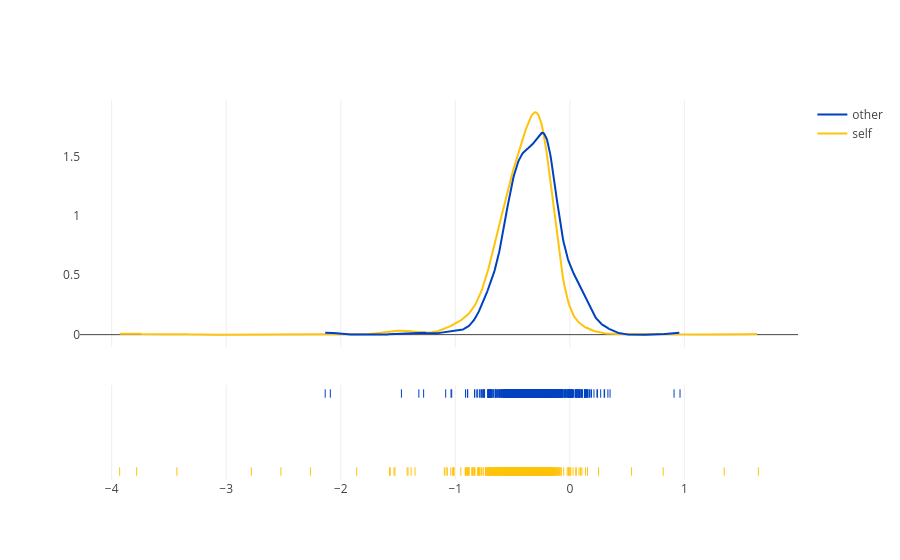
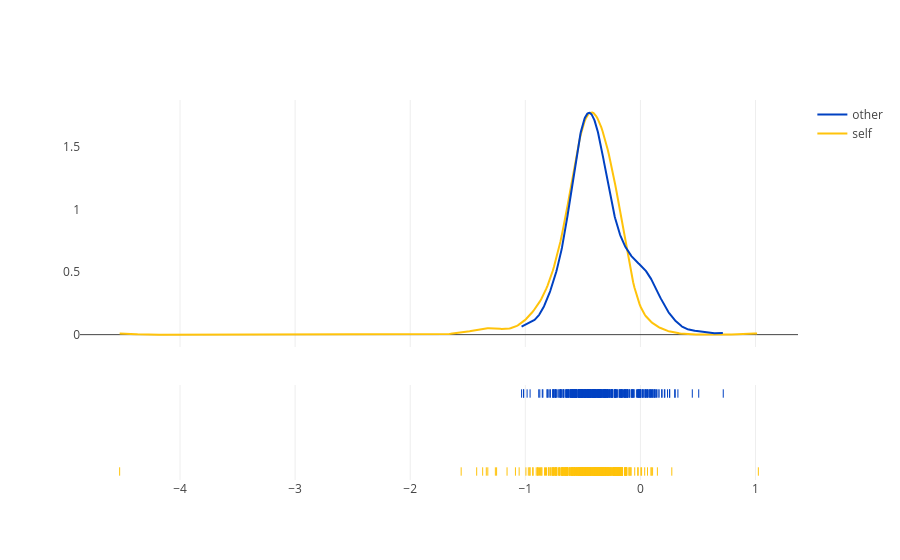
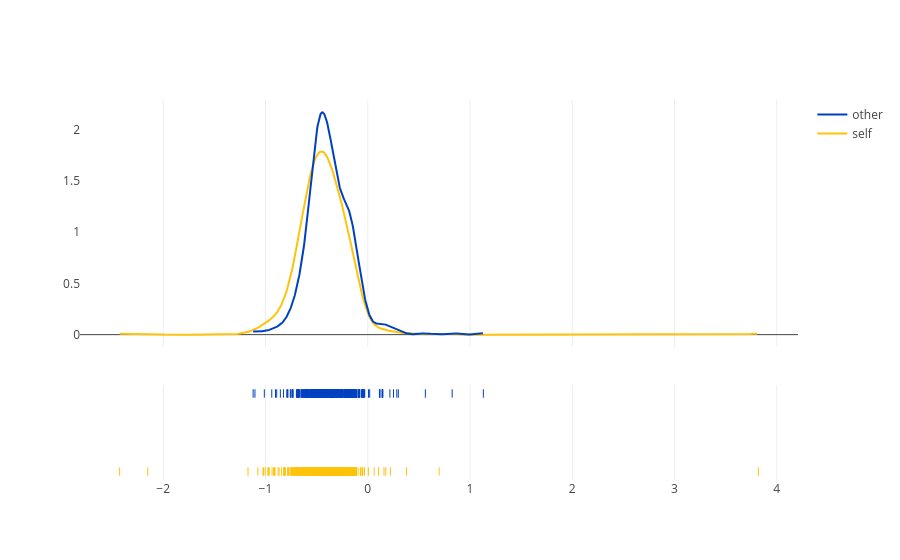
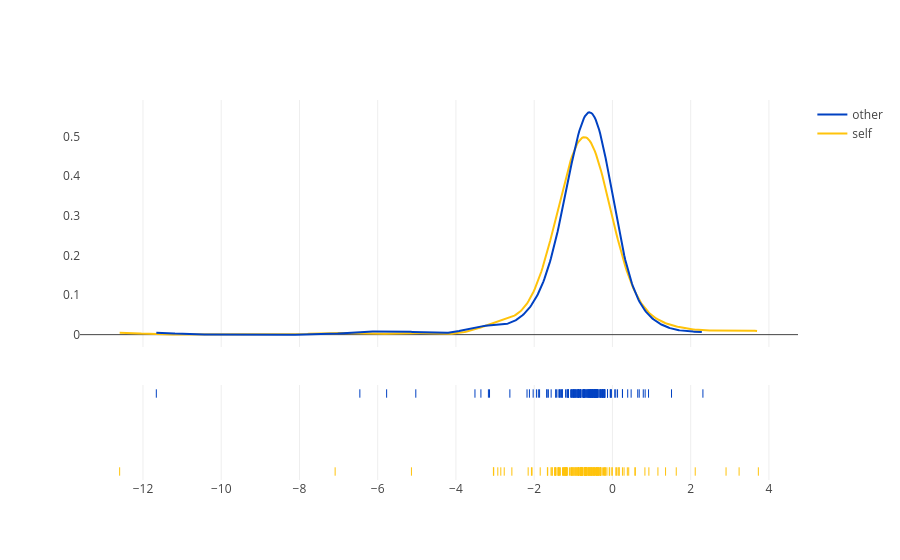

Notebook cell for these charts, in order:
### Code cell
for corpus, plot in zip(df[corpus_col].unique(), figs):
    print(corpus)
    plot.show()
    plot.write_html(os.path.join(DIGITAL_EXCLUSIVE_PATH, corpus+'.html'))
    plot.update_xaxes(range=xaxisrange)
    plot.write_html(os.path.join(PUBLICATION_READY_PATH, corpus+'.html'))
    plot.write_image(os.path.join(PUBLICATION_READY_PATH, corpus+'.png'), scale=5)

### Figure 1 — Plotly figure (JSON) as saved in the notebook; plotly's stock layout.template omitted (floating-point values rounded to 4 significant figures; data arrays with more than 128 entries replaced by an {"elided": "..."} marker saying what was removed)
{"data": [{"legendgroup": "self", "marker": {"color": "#FFC30B"}, "mode": "lines", "name": "self", "showlegend": true, "x": {"elided": "500 float values"}, "xaxis": "x", "y": {"elided": "500 float values"}, "yaxis": "y", "type": "scatter"}, {"legendgroup": "other", "marker": {"color": "#0041C2"}, "mode": "lines", "name": "other", "showlegend": true, "x": {"elided": "500 float values"}, "xaxis": "x", "y": {"elided": "500 float values"}, "yaxis": "y", "type": "scatter"}, {"legendgroup": "self", "marker": {"color": "#FFC30B", "symbol": "line-ns-open"}, "mode": "markers", "name": "self", "showlegend": false, "x": {"elided": "702 float values"}, "xaxis": "x", "y": {"elided": "702 str values"}, "yaxis": "y2", "type": "scatter"}, {"legendgroup": "other", "marker": {"color": "#0041C2", "symbol": "line-ns-open"}, "mode": "markers", "name": "other", "showlegend": false, "x": {"elided": "647 float values"}, "xaxis": "x", "y": {"elided": "647 str values"}, "yaxis": "y2", "type": "scatter"}], "layout": {"barmode": "overlay", "hovermode": "closest", "legend": {"traceorder": "reversed"}, "xaxis": {"anchor": "y2", "domain": [0.0, 1.0], "zeroline": false}, "yaxis": {"anchor": "free", "domain": [0.35, 1], "position": 0.0}, "yaxis2": {"anchor": "x", "domain": [0, 0.25], "dtick": 1, "showticklabels": false}}}

### Figure 2 — Plotly figure (JSON) as saved in the notebook; plotly's stock layout.template omitted (floating-point values rounded to 4 significant figures; data arrays with more than 128 entries replaced by an {"elided": "..."} marker saying what was removed)
{"data": [{"legendgroup": "self", "marker": {"color": "#FFC30B"}, "mode": "lines", "name": "self", "showlegend": true, "x": {"elided": "500 float values"}, "xaxis": "x", "y": {"elided": "500 float values"}, "yaxis": "y", "type": "scatter"}, {"legendgroup": "other", "marker": {"color": "#0041C2"}, "mode": "lines", "name": "other", "showlegend": true, "x": {"elided": "500 float values"}, "xaxis": "x", "y": {"elided": "500 float values"}, "yaxis": "y", "type": "scatter"}, {"legendgroup": "self", "marker": {"color": "#FFC30B", "symbol": "line-ns-open"}, "mode": "markers", "name": "self", "showlegend": false, "x": {"elided": "432 float values"}, "xaxis": "x", "y": {"elided": "432 str values"}, "yaxis": "y2", "type": "scatter"}, {"legendgroup": "other", "marker": {"color": "#0041C2", "symbol": "line-ns-open"}, "mode": "markers", "name": "other", "showlegend": false, "x": {"elided": "383 float values"}, "xaxis": "x", "y": {"elided": "383 str values"}, "yaxis": "y2", "type": "scatter"}], "layout": {"barmode": "overlay", "hovermode": "closest", "legend": {"traceorder": "reversed"}, "xaxis": {"anchor": "y2", "domain": [0.0, 1.0], "zeroline": false}, "yaxis": {"anchor": "free", "domain": [0.35, 1], "position": 0.0}, "yaxis2": {"anchor": "x", "domain": [0, 0.25], "dtick": 1, "showticklabels": false}}}

### Figure 3 — Plotly figure (JSON) as saved in the notebook; plotly's stock layout.template omitted (floating-point values rounded to 4 significant figures; data arrays with more than 128 entries replaced by an {"elided": "..."} marker saying what was removed)
{"data": [{"legendgroup": "self", "marker": {"color": "#FFC30B"}, "mode": "lines", "name": "self", "showlegend": true, "x": {"elided": "500 float values"}, "xaxis": "x", "y": {"elided": "500 float values"}, "yaxis": "y", "type": "scatter"}, {"legendgroup": "other", "marker": {"color": "#0041C2"}, "mode": "lines", "name": "other", "showlegend": true, "x": {"elided": "500 float values"}, "xaxis": "x", "y": {"elided": "500 float values"}, "yaxis": "y", "type": "scatter"}, {"legendgroup": "self", "marker": {"color": "#FFC30B", "symbol": "line-ns-open"}, "mode": "markers", "name": "self", "showlegend": false, "x": {"elided": "449 float values"}, "xaxis": "x", "y": {"elided": "449 str values"}, "yaxis": "y2", "type": "scatter"}, {"legendgroup": "other", "marker": {"color": "#0041C2", "symbol": "line-ns-open"}, "mode": "markers", "name": "other", "showlegend": false, "x": {"elided": "463 float values"}, "xaxis": "x", "y": {"elided": "463 str values"}, "yaxis": "y2", "type": "scatter"}], "layout": {"barmode": "overlay", "hovermode": "closest", "legend": {"traceorder": "reversed"}, "xaxis": {"anchor": "y2", "domain": [0.0, 1.0], "zeroline": false}, "yaxis": {"anchor": "free", "domain": [0.35, 1], "position": 0.0}, "yaxis2": {"anchor": "x", "domain": [0, 0.25], "dtick": 1, "showticklabels": false}}}

### Figure 4 — Plotly figure (JSON) as saved in the notebook; plotly's stock layout.template omitted (floating-point values rounded to 4 significant figures; data arrays with more than 128 entries replaced by an {"elided": "..."} marker saying what was removed)
{"data": [{"legendgroup": "self", "marker": {"color": "#FFC30B"}, "mode": "lines", "name": "self", "showlegend": true, "x": {"elided": "500 float values"}, "xaxis": "x", "y": {"elided": "500 float values"}, "yaxis": "y", "type": "scatter"}, {"legendgroup": "other", "marker": {"color": "#0041C2"}, "mode": "lines", "name": "other", "showlegend": true, "x": {"elided": "500 float values"}, "xaxis": "x", "y": {"elided": "500 float values"}, "yaxis": "y", "type": "scatter"}, {"legendgroup": "self", "marker": {"color": "#FFC30B", "symbol": "line-ns-open"}, "mode": "markers", "name": "self", "showlegend": false, "x": {"elided": "167 float values"}, "xaxis": "x", "y": {"elided": "167 str values"}, "yaxis": "y2", "type": "scatter"}, {"legendgroup": "other", "marker": {"color": "#0041C2", "symbol": "line-ns-open"}, "mode": "markers", "name": "other", "showlegend": false, "x": {"elided": "168 float values"}, "xaxis": "x", "y": {"elided": "168 str values"}, "yaxis": "y2", "type": "scatter"}], "layout": {"barmode": "overlay", "hovermode": "closest", "legend": {"traceorder": "reversed"}, "xaxis": {"anchor": "y2", "domain": [0.0, 1.0], "zeroline": false}, "yaxis": {"anchor": "free", "domain": [0.35, 1], "position": 0.0}, "yaxis2": {"anchor": "x", "domain": [0, 0.25], "dtick": 1, "showticklabels": false}}}
